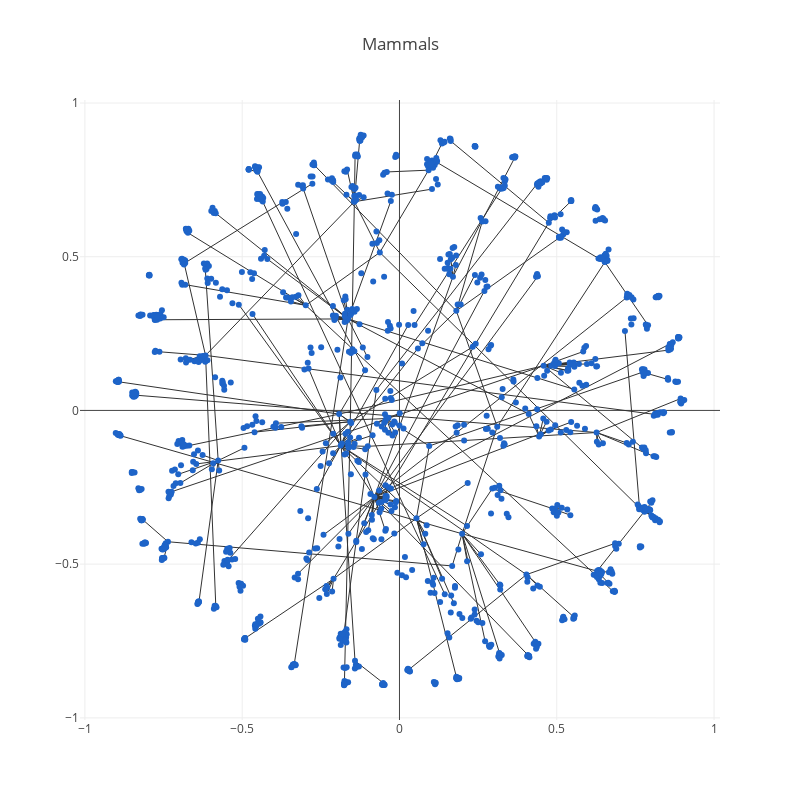

The notebook cell saved with this chart:
### Code cell
plotly.offline.iplot(Npoincare_2d_visualization(gmodel,edges,"Mammals"))

### Figure 1 — Plotly figure (JSON) as saved in the notebook; plotly's stock layout.template omitted (floating-point values rounded to 4 significant figures; data arrays with more than 128 entries replaced by an {"elided": "..."} marker saying what was removed)
{"data": [{"hoverinfo": "none", "line": {"color": "rgb(50,50,50)", "width": 1}, "mode": "lines", "type": "scatter", "uid": "64f9f69c-e5c8-4fc3-bbb0-bd0252399427", "x": {"elided": "1746 float values"}, "y": {"elided": "1746 float values"}}, {"marker": {"color": "rgb(30, 100, 200)"}, "mode": "markers", "text": {"elided": "1170 str values"}, "textposition": "bottom center", "type": "scatter", "uid": "d5d5455b-b06e-4361-9bb8-eb06019c1505", "x": {"elided": "1170 float values"}, "y": {"elided": "1170 float values"}}, {"marker": {"color": "rgb(200, 100, 200)"}, "mode": "markers+text", "text": [], "textposition": "bottom center", "type": "scatter", "uid": "cd2540e0-a088-4271-9381-7b200a3a343f", "x": [], "y": []}], "layout": {"height": 800, "hovermode": "closest", "showlegend": false, "title": "Mammals", "width": 800}}
